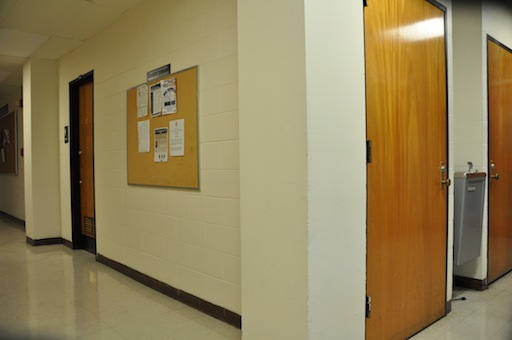
#> input picture image_Mosaicing/DanaHallWay1/DSC_0281.JPG, 512 x 340 px; its folder holds 3 pictures in this run
$ python Mosaicing.py
#> lines starting #> are read from the running program, lines starting #| are printed output that depends on the picture; after the words box and inside, x2 and y2 are one past the last pixel; in counts of white or black regions, pixels touching at a corner belong together
#> further down, img1 is the input picture: shape (340, 512, 3); mean B, G, R 91.1, 131.7, 148
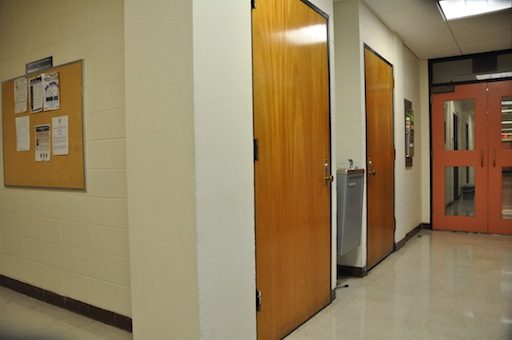
#> input picture image_Mosaicing/DanaHallWay1/DSC_0282.JPG, 512 x 340 px
#> further down, img2 is the input picture: shape (340, 512, 3); mean B, G, R 92.9, 127.6, 147.4
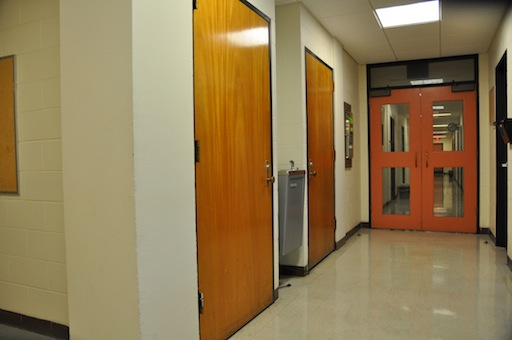
#> input picture image_Mosaicing/DanaHallWay1/DSC_0283.JPG, 512 x 340 px
#> further down, img3 is the input picture: shape (340, 512, 3); mean B, G, R 83.2, 122.9, 145.3
import os
import cv2
import numpy as np
from skimage import filters
# 1.Harris corner detector
# 2.normalized cross correlation (NCC)
# 3.set a threshold to keep only matches that have a large NCC score
# 4.RANSAC to robustly estimate the homography from the noisy correspondences
#  nd corresponding features, estimate a homography
# 1.Harris corner detector
# 1.Harris corner detector
# 1.Harris corner detector

def Harris(img):
    # img = cv2.resize(img, dsize=(600, 400))
    # 灰度化
    gray = cv2.cvtColor(img, cv2.COLOR_BGR2GRAY)
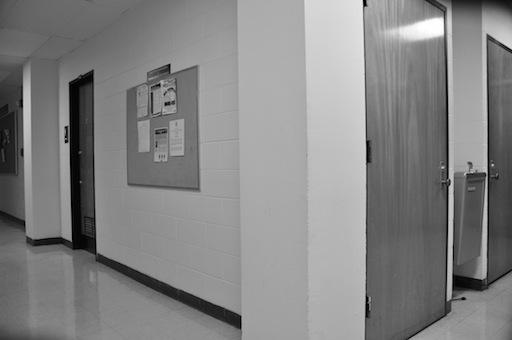
#> gray: shape (340, 512); min 0, max 255, mean 132
    gray = np.float32(gray)
    # 高斯滤波
    gray = cv2.GaussianBlur(gray, (3, 3), 1.5)
    # 角点检测 第三个参数为角点检测的敏感度，其值必须介于3~31之间的奇数
    # 　　• img - 数据类型为 float32 的输入图像。
    # 　　• blockSize - 角点检测中要考虑的领域大小。
    # 　　• ksize - Sobel 求导中使用的窗口大小
    # 　　• k - Harris 角点检测方程中的自由参数,取值参数为 [0,04,0.06].
    dst = cv2.cornerHarris(gray, 3, 5, 0.06)
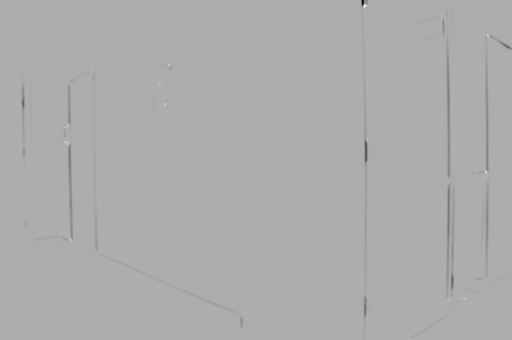
#> dst: shape (340, 512) float32; min -2.12e+09, max 1e+09, mean -6929503; drawn with min black and max white
    dst[dst < 0.01 * dst.max()]=0
    index=np.where(dst!=0)
#> index = 508 positions, rows 1 to 339, columns 20 to 494
    #NMS
    size=2
    len=index[0].shape[0]
#> len = 508
    for i in range(len) :
        r=index[0][i]
        c=index[1][i]
        r0 = np.maximum(r - size, 0)
        r1 = np.minimum(r + size, dst.shape[0])
        c0 = np.maximum(c - size, 0)
        c1 = np.minimum(c + size, dst.shape[1])
        if np.any(dst[r,c]<dst[r0:r1,c0:c1]):
            dst[r, c]=0#出现非最大值，即抑制
#> this loop made 508 passes
#> (r, c, r0, r1, c0, c1) on passes 1 to 3: (1, 426, 0, 3, 424, 428), (1, 427, 0, 3, 425, 429), (4, 364, 2, 6, 362, 366)
#> dst: shape (340, 512) float32; min 0, max 1e+09, mean 44217.3
    img[dst!=0] = [0, 0, 255]
#> img: shape (340, 512, 3); 0.05% of pixels changed, all inside (x1, y1, x2, y2) = (20, 1, 492, 339)
    index = np.where(dst != 0)
#> index = 86 positions, rows 1 to 338, columns 20 to 491
    return img,dst

# 获取文件夹信息
path = 'DanaHallWay1/'
path_list = os.listdir(path)
path_list.sort(key=lambda x:int(x.split('.')[0].split('_')[1]))

Num_dir=len(path_list)
# for i in range(Num_dir):
i=0
img1 = cv2.imread(os.path.join(path,path_list[i]),cv2.IMREAD_COLOR)
img2 = cv2.imread(os.path.join(path,path_list[i+1]),cv2.IMREAD_COLOR)
img3 = cv2.imread(os.path.join(path,path_list[i+2]),cv2.IMREAD_COLOR)
img3,dst=Harris(img1)
# img3,cor=harris_detect(img3)

# cv2.imshow('img_fg1', img1)
# cv2.imshow('img_fg2', img2)
cv2.imshow('img_fg3', img3)
cv2.waitKey()
